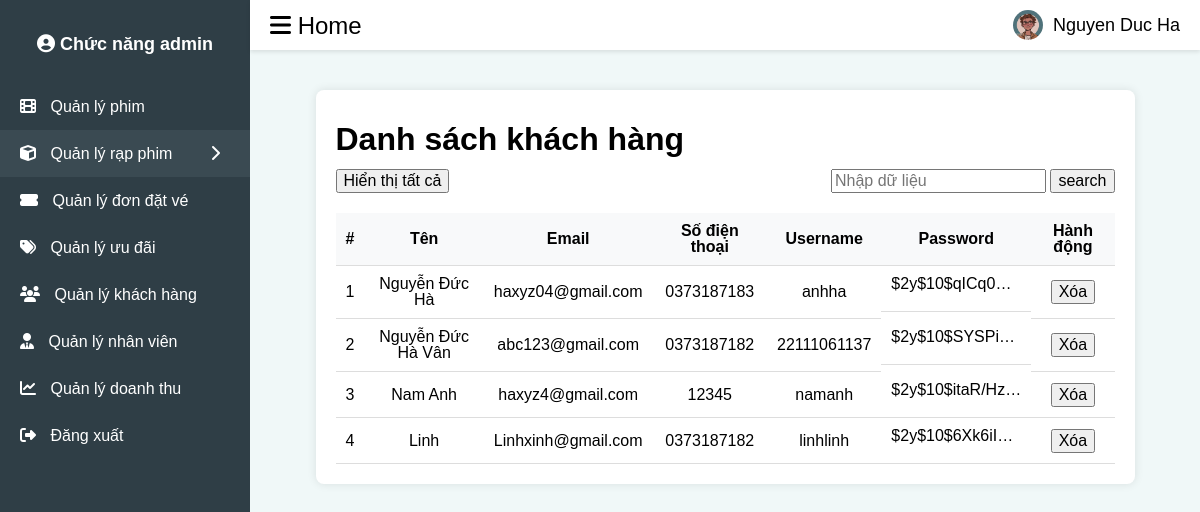
The page /admin/customer/customer.php on the database as committed earlier.
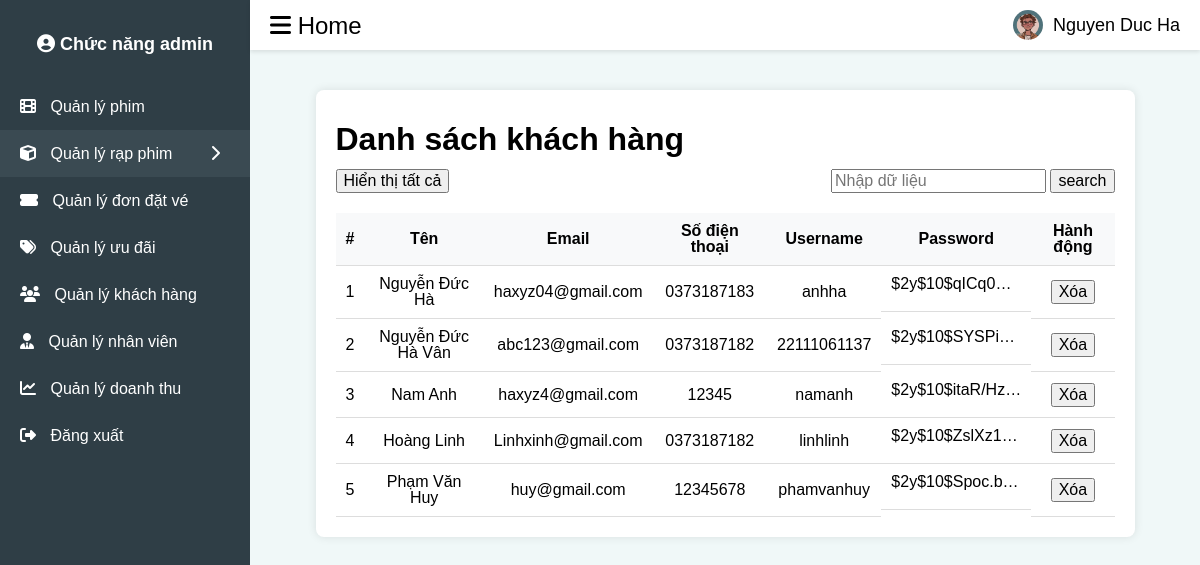
The same page on the database as committed later.
### tables this page shows
CREATE TABLE `customers` (
  `id` int(11) NOT NULL,
  `customer_name` varchar(255) NOT NULL,
  `email` varchar(255) NOT NULL,
  `phone` varchar(15) NOT NULL,
  `username` varchar(50) NOT NULL,
  `password_cs` varchar(255) NOT NULL
);

### admin/customer/customer.php (the view, shortened to what the changed rows need)
<?php
include '../../user/db_connection.php';
$search = isset($_GET['search']) ? addslashes($_GET['search']) : '';
?>
<!DOCTYPE html>
<html lang="en">
<head>
    <link rel="stylesheet" href="https://cdnjs.cloudflare.com/ajax/libs/normalize/8.0.1/normalize.min.css" />
    <link rel="stylesheet" href="../../assets/css/base.css">
    <link rel="stylesheet" href="../css/mainadmin.css">
    <link rel="stylesheet" href="../movie_management/ad_movie.css">
    <link rel="stylesheet" href="/4scinema/assets/fonts/fontawesome-free-6.6.0-web/css/all.min.css">
</head>
<body>
<div class="sidebar">
        <h2>
            <a href="../admin.php">
                <i class="fas fa-user-circle"></i>
                Chức năng admin
            </a>
        </h2>
    </div>
    <div class="content">
        <div class="container">
            <div class="main-header">
                <h1> Danh sách khách hàng</h1>
            </div>
            <table>
                <thead>
                    <tr>
                        <th>#</th>
                        <th>Tên </th>
                        <th>Email</th>
                        <th>Số điện thoại </th>
                        <th>Username</th>
                        <th>Password</th>
                        <th>Hành động</th>
                    </tr>
                </thead>
                <tbody id="customerList">
                    <?php
                    if (!empty($search)) {
                        $query = "SELECT * FROM customers WHERE customer_name LIKE '%$search%'";
                        $result = $conn->query($query);
                        $count=1;
                        if ($result->num_rows > 0) {
                            while ($row = $result->fetch_assoc()) {
                                echo '<tr>';
                                echo '<td>' . $count++ .  '</td>';
                                echo '<td>' . $row['customer_name'] . '</td>';
                                echo '<td>' . $row['email'] . '</td>';
                                echo '<td>' . $row['phone'] . '</td>';
                                echo '<td>' . $row['username'] . '</td>';
                                echo '<td style="width: 150px; height: 30px; overflow: hidden; white-space: nowrap; text-overflow: ellipsis; display: block;">' . $row['password'] . '</td>';
                                echo '<td><button class="delete" onclick="deleteUser(' . $row['id'] . ')">Xóa</button></td>';
                                echo '</td>';
                            }
                        } else {
                            echo '<tr><td colspan="7">Không có dữ liệu nào.</td></tr>';
                        }
                    }else {
                        $query = "SELECT * FROM customers";
                        $result = $conn->query($query);
                        $count = 1;
                        if ($result->num_rows > 0) {
                            while ($row = $result->fetch_assoc()) {
                                echo '<tr>';
                                echo '<td>' . $count++ .  '</td>';
                                echo '<td>' . $row['customer_name'] . '</td>';
                                echo '<td>' . $row['email'] . '</td>';
                                echo '<td>' . $row['phone'] . '</td>';
                                echo '<td>' . $row['username'] . '</td>';
                                echo '<td style="width: 150px; height: 46px; overflow: hidden; white-space: nowrap; text-overflow: ellipsis; display: block;">' . $row['password_cs'] . '</td>';
                                echo '<td><button class="delete" onclick="deleteUser(' . $row['id'] . ')">Xóa</button></td>';
                            }
                        } else {
                            echo '<tr><td colspan="7">Không có dữ liệu nào.</td></tr>';
                        }
                    }
                    ?>
                </tbody>
            </table>
        </div>
    </div>
</body>
</html>

Rows that differ between the two databases and show on the page:
changed customers "Linhxinh@gmail.com": customer_name "Linh" → "Hoàng Linh"; password_cs "$2y$10$6Xk6iI…" → "$2y$10$ZslXz1…"
added customers: customer_name "Phạm Văn Huy", email "huy@gmail.com", phone "12345678", username "phamvanhuy", password_cs "$2y$10$Spoc.b…"
